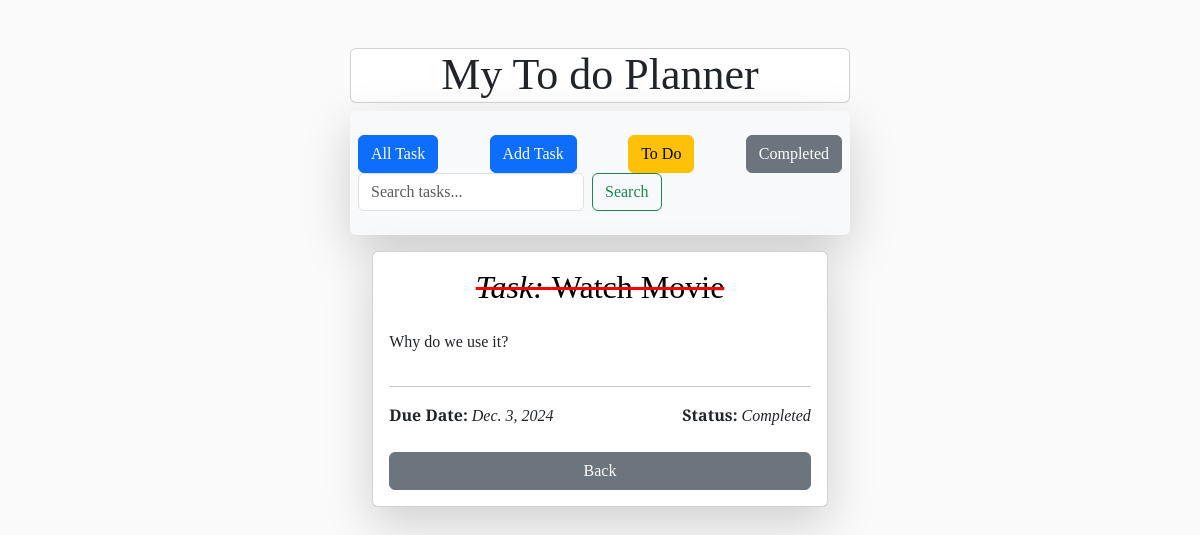
Page /details/2/ on the committed database.
### Task/models.py (models this page shows, shortened)
class Task(models.Model):
    title = models.CharField(max_length=50)
    description = models.TextField()
    completed = models.BooleanField(default=False)
    date_due = models.DateField()

### Task/views.py (the view)
# urls.py: path('details/<pk>/',views.details,name='details'),
def details(request,pk):
    task = Task.objects.get(id=pk)
    return render(request,'details.html',{'task':task})

### Task/templates/details.html (shortened to what this page needs)
{% extends "base.html" %}
{% block content %}
      <div class="container mt-3 ">
        <div class="row g-3">
                <div class="col-12 col-md-5 mx-auto">
                    <div class="card p-3 shadow-lg">
                       <div class="title d-flex justify-content-center">
                            {% if task.completed %}
                                <del style="color:red;"><h2 style="color:black;" ><em>Task: </em>{{task.title}}</h2> </del>
                                {% else %}
                                <h2><em>Task: </em>{{task.title}}</h2>
                            {% endif %}
                        </div>
                        <p>
                            {{task.description}} <br>
                        </p>
                        <hr>
                        <div class="d-flex justify-content-between pb-2">
                            <p>
                                <strong>Due Date:</strong> <em>{{task.date_due}} </em>
                            </p>
                            <p >
                                <strong>Status:</strong> <em>{% if task.completed %} Completed {% else %}<h6 style="color:red;margin:0">Pending</h6> {% endif %}</em>
                            </p>
                        </div>
                        <a href="{% url "home" %}" class="btn btn-secondary text-center"> Back</a>
                    </div>
                </div>
        </div>
      </div>
{% endblock content %}

### Task/templates/base.html (style rules this page uses)
* { padding: 0; margin: 0; box-sizing: border-box; font-family: "Playfair Display", serif; }
body { background:#fafafa; }

### rows in the picture
Task: title "Watch Movie", description "Why do we use it?", date_due "Dec. 3, 2024"
